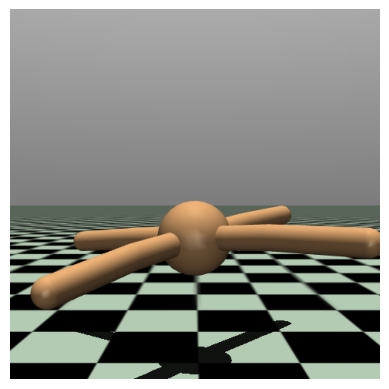
#> input picture images/SafetyAntVelocity.png, 389 x 389 px, found by its file name
$ jupyter execute --allow-errors plot.ipynb
#> lines starting #> are read from the running program, lines starting #| are printed output that depends on the picture
[cell 1]
import matplotlib.pyplot as plt

from PIL import Image

import os

# List of image file paths

image_files = ["SafetyAntVelocity.png", "SafetyHalfCheetahVelocity.png", "SafetyHopperVelocity.png", "SafetySwimmerVelocity.png", "SafetyWalkerVelocity.png"]  # Replace with your filenames
image_name = ["Ant", "HalfCheetah", "Hopper", "Swimmer", "Walker"]
# Number of images

num_images = len(image_files)

# Create a figure with subplots in a single row

fig, axes = plt.subplots(1, num_images, figsize=(15, 5))  # (rows=1, cols=num_images)

# Loop through images and plot them

for i, img_path in enumerate(image_files):

    if os.path.exists(img_path):  # Ensure the file exists

        img = Image.open(img_path)  # Load image
#> img is the input picture: PIL image 389x389 RGBA; mean R, G, B, A 136, 136.1, 129.3, 255

        axes[i].imshow(img)  # Show image

        axes[i].axis("off")  # Hide axes

        axes[i].set_title(f"Image {i+1}")  # Optional title

# Adjust layout and display

plt.tight_layout()

plt.show()
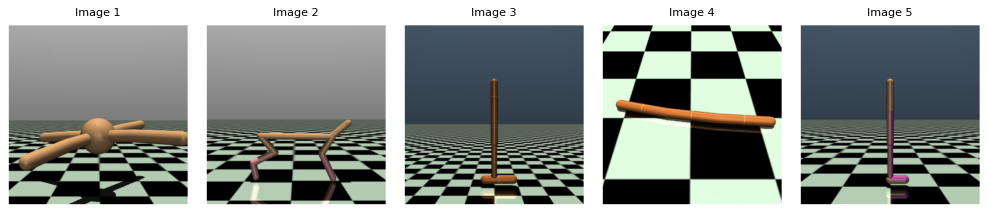
#> figure drawn by matplotlib, 5 panels

[cell 2]
import matplotlib.pyplot as plt

from PIL import Image

# Define image file names (replace with actual file paths)
path = "images/"
# image_files = [
#     "SafetyAntVelocity.png", "SafetyHalfCheetahVelocity.png", "SafetyHopperVelocity.png", "SafetySwimmerVelocity.png", "SafetyWalkerVelocity.png"
# ]
image_files = [
    "SafetyAntVelocity.png", "SafetyHalfCheetahVelocity.png", "SafetyHopperVelocity.png", "SafetySwimmerVelocity.png", "SafetyWalkerVelocity.png"
]
# Number of rows and columns

rows = len(image_files)


# Create a figure with subplots

fig, axes = plt.subplots(1, rows, figsize=(12, 8))

# Loop through rows and columns to plot images

for i in range(rows):

    img = Image.open(path + image_files[i])  # Load image

    axes[i].imshow(img)  # Display image

    axes[i].axis("off")  # Hide axes

    axes[i].set_title(image_files[i].split(".")[0], fontsize=10)  # Add title

# Adjust layout for better spacing

plt.tight_layout()

plt.show()
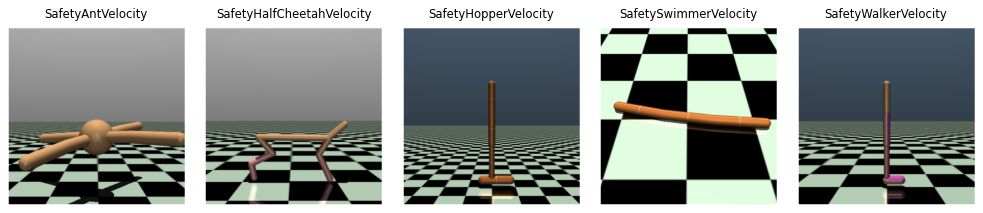
#> figure drawn by matplotlib, 5 panels

fig.savefig("images.png", bbox_inches='tight')  # Save figure to file

[cell 3]
import matplotlib.pyplot as plt
# from utils.utils import *
import gymnasium as gym


#> (the rest of this cell did not finish here and is left out)

[cell 4]
import matplotlib.pyplot as plt
from matplotlib.lines import Line2D
import numpy as np

# Data (Example Values)

algorithms = ["Ours", "BC", "BCQ-Lag", "BEAR-Lag", "CDT", "CPQ", "COptiDICE", "TREBI", "FISOR"]

inference_time = [0.366, 0.0726923942565918, 0.146925210952758, 0.208, 1.07, 0.166117668151855, 0.163170576095581, 12.8, 7.03]  # x-axis: Inference Time (seconds/1K samples)

normalized_score = [0.679, 0.760, 0.806, 0.257, 0.209, 0.568, 0.140, 0.42, 0.88]  # y-axis: Normalized Score

# Create the scatter plot

plt.figure(figsize=(8, 6))

plt.scatter(inference_time, normalized_score, color=['green', 'red', 'red', 'red', 'red', 'green', 'red', 'red', 'green'], s=100, marker="o")

# Add labels to each point

for i, algo in enumerate(algorithms):
    if algo == "COptiDICE":
        plt.text(inference_time[i]+0.2, normalized_score[i], algo, fontsize=8)
    else:
        plt.text(inference_time[i]+ 0.2, normalized_score[i], algo, fontsize=8)

# Label axes

plt.xlabel("Inference Time (seconds/1K samples)", fontsize=12)

plt.ylabel("Normalized Score", fontsize=12)

# Title

plt.title("Algorithm Performance Evaluation", fontsize=14)

# Grid and Layout

plt.grid(True, linestyle="--", alpha=0.6)

plt.xlim(-2, 15)  # Adjust x-axis range
# plt.xscale('log')
plt.ylim(0, 1)  # Adjust y-axis range

# Define custom legend handles (cross symbols with colors)

legend_elements = [

    Line2D([0], [0], marker='o', color='red', label='Unsafe', markersize=10, linestyle='None'),

    Line2D([0], [0], marker='o', color='green', label='Safe', markersize=10, linestyle='None')

]

# Add legend outside the subplots

plt.legend(handles=legend_elements, loc='upper right')


# Show the plot

# plt.show()


plt.savefig("alg_performance.pdf", bbox_inches='tight', dpi=300)  # Save figure to file
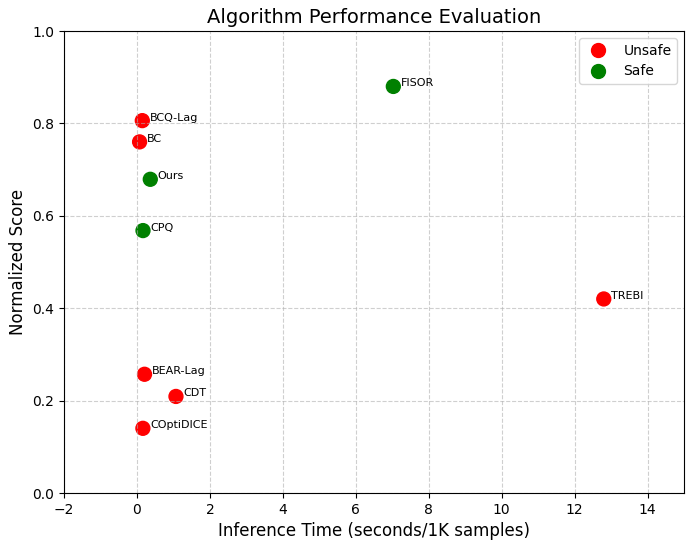
#> figure drawn by matplotlib, 1 panel

[cell 5]
import numpy as np

import matplotlib.pyplot as plt

# Data (Example Values)

methods = ["BCQ-Lag", "CPQ", "CoptiDICE", "OURS"]

cost_limits = [10, 20, 30]  # l=10, 20, 30

# Example Data for Three Environments (Normalized Return and Cost)

data = {

    "OfflineHalfCheetahVelocityGymnasium-v1": {

        "Normalized Return": [[1.058, 0.713, 0.608, 0.858],
                   [1.083, 0.165, 0.653, 0.842],
                   [1.101, 0.376, 0.619, 0.879]],

        "Normalized Cost": [[34, 14.7, 0.1,0.3],
                   [30.315, 0.295, 0.3, 0.975],
                   [21.415, 0.405, 0.3, 0.731]],

    },


}

colors = ["green", "red", "orange"]  # Colors for l=10,20,30

fig, axes = plt.subplots(2, 1, figsize=(8, 6))  # 2 rows, 3 columns

for col, (env, metrics) in enumerate(data.items()):
    for row, metric in enumerate(["Normalized Return", "Normalized Cost"]):
        ax = axes[row]
        width = 0.2  # Width of bars
        x = np.arange(len(methods))
        ax.yaxis.grid(True, linestyle="--", alpha=0.6)

        for i, l in enumerate(cost_limits):
            ax.bar(x + i * width, metrics[metric][i], width, color=colors[i],
                   edgecolor='black', linewidth=1, label=f"l={l}" if row == 1 else "")

        ax.set_xticks(x + width)
        ax.set_xticklabels(methods, rotation=20)
        ax.set_title(env)
        ax.set_ylabel(metric)
        if row == 1:
            ax.set_ylim(0, 10)
            plt.axhline(y=1.0, color="red", linestyle="--", linewidth=2, label="Threshold = 1.0")
# Add legend only once at the bottom

fig.legend(["l=10", "l=20", "l=30"], loc="lower center", ncol=3, fontsize=12)
# plt.grid(axis="y")
plt.tight_layout(rect=[0, 0.05, 1, 1])  # Adjust layout
plt.savefig("cost_ablation.pdf", bbox_inches='tight', dpi=300)  # Save figure to file
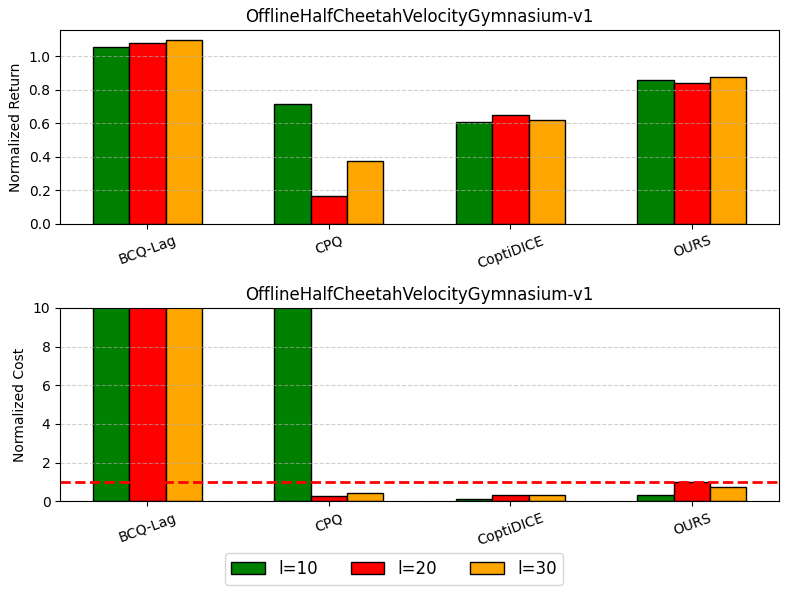
#> figure drawn by matplotlib, 2 panels; panel 1: tallest bar 1.06 high, from x = -0.1 to 0.1; panel 1: tallest bar 1.08 high, from x = 0.1 to 0.3; panel 1: tallest bar 1.1 high, from x = 0.3 to 0.5; panel 2: tallest bar 34 high, from x = -0.1 to 0.1
plt.show()

[cell 6]
for col, (env, metrics) in enumerate(data.items()):
    for row, metric in enumerate(["Normalized Return", "Normalized Cost"]):
        ax = axes[row]
        width = 0.2  # Width of bars
        x = np.arange(len(methods))

        for i, l in enumerate(cost_limits):
            ax.bar(x + i * width, metrics[metric][i], width, color=colors[i],
                   edgecolor='black', linewidth=1, label=f"l={l}" if row == 1 else "")

        ax.set_xticks(x + width)
        ax.set_xticklabels(methods, rotation=20)
        ax.set_title(env)
        ax.set_ylabel(metric)
        if row == 1:
            ax.set_ylim(0, 10)
            plt.axhline(y=1.0, color="red", linestyle="--", linewidth=2, label="Threshold = 1.0")
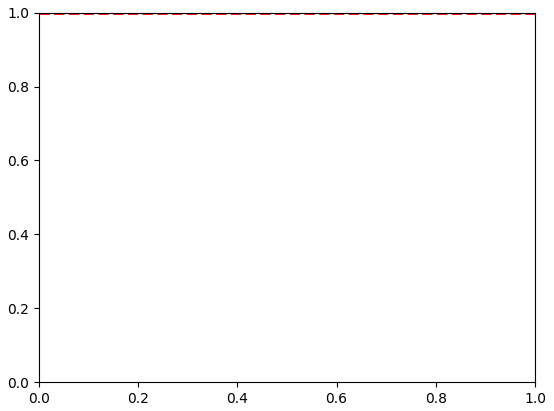
#> figure drawn by matplotlib, 1 panel
